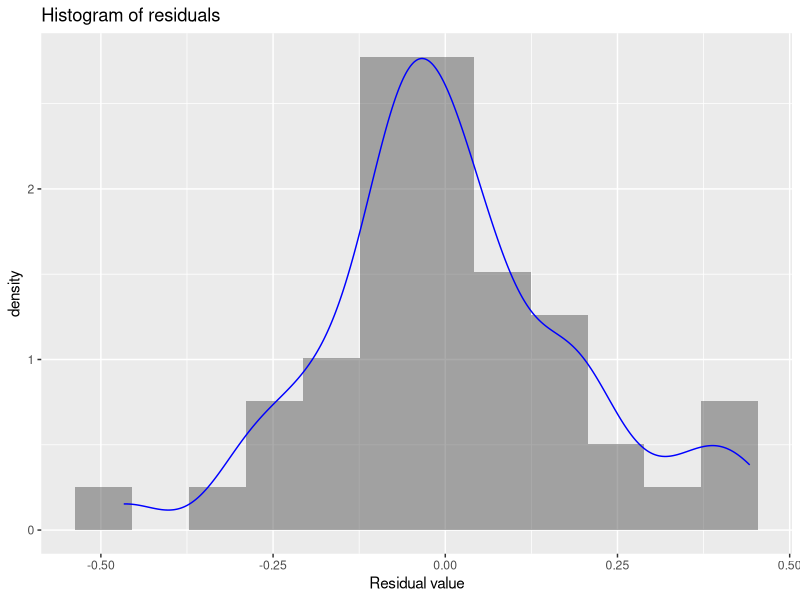
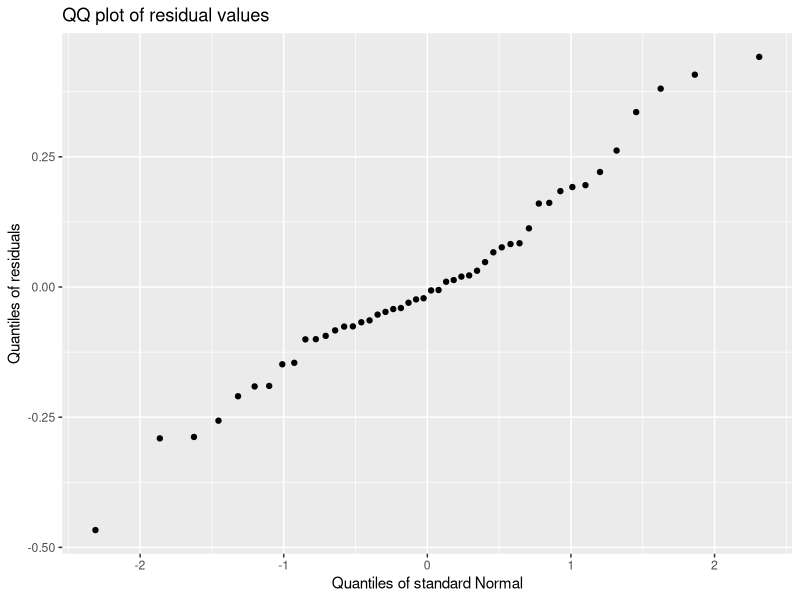
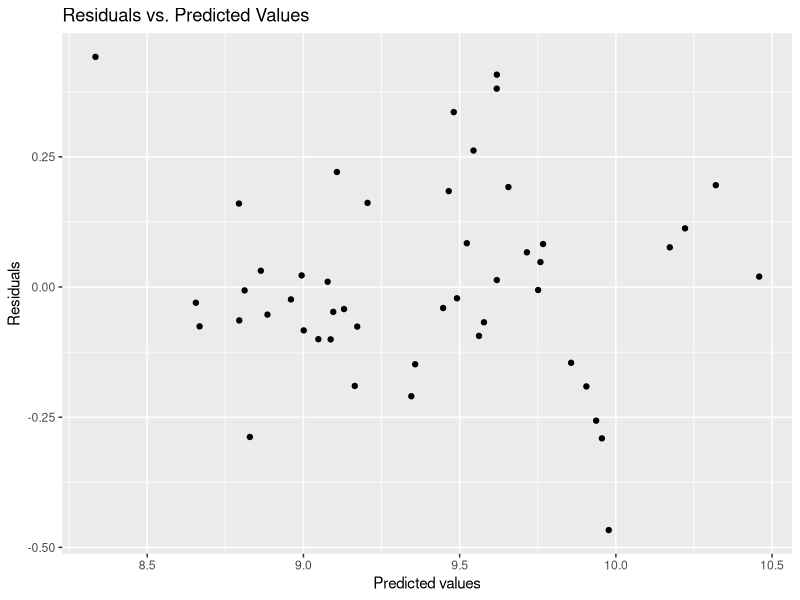
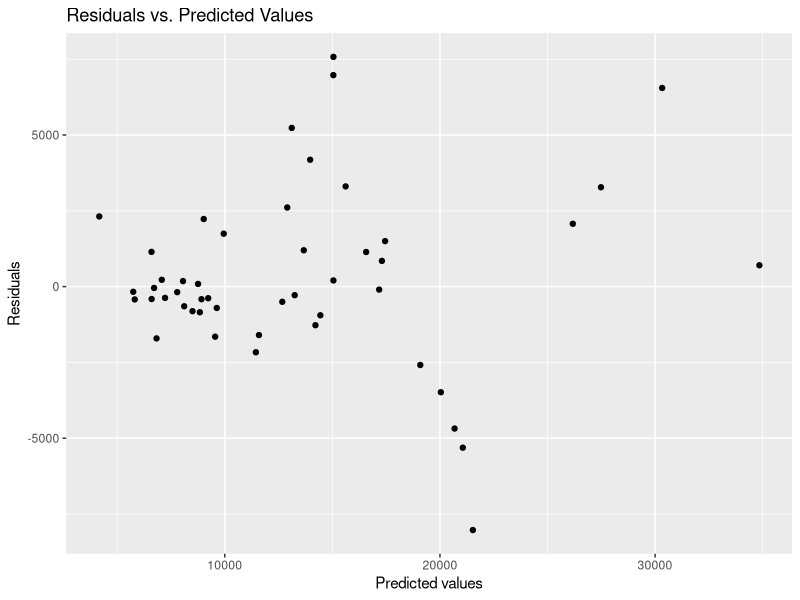

R code for these plots, in order:
# Processing start time
sink('applying_linear_regression_output.txt')
timeStart = Sys.time()

# ADMINISTRATIVE NOTES
# Note: To describe database at any point, use str(*name*)
# Note: To clear R workspace, use rm(list = ls())
# Note: Searching R help files - RSiteSearch("character string")
# Note: To clear console, use CTRL + L 

# INSTALLING SPECIAL PACKAGES
# if("<package_name>" %in% rownames(installed.packages()) == FALSE) 
# {install.packages("<package_name>")}# Added due to error
# library(<package_name>)
# ====================

# Applications of Regression
# Overview
# In this lab you will apply regression to some realistic data. 
# In this lab you will work with the automotive price dataset. 
# Your goal is to construct a linear regression model to predict the price of automobiles from their characteristics.
# 
# In this lab will learn to:
#         
# 1. Use categorical data with R machine learning models.
# 2. Apply transformations to features and labels to improve model performance.
# 3. Compare regression models to improve model performance.
# 
# Load the dataset
# As a first, step you will load the dataset into the notebook environment.
# 
# First, execute the code in the cell below to load the packages you will need to run the rest of this notebook.
# 
# Note: If you are running in Azure Notebooks, make sure that you run the code in the setup.ipynb notebook at the start of you session to ensure your environment is correctly configured.

## Import packages
library(ggplot2)
library(repr)
library(dplyr)

if("caret" %in% rownames(installed.packages()) == FALSE)
{install.packages("caret")}
library(caret)

options(repr.plot.width=4, repr.plot.height=4) # Set the initial plot area dimensions

# The code in the cell below loads the dataset which was prepared from the Data Preparation lab. 
# Execute this code and ensure that the expected columns are present.

auto_prices = read.csv('Auto_Prices_Preped.csv')
names(auto_prices)

# Notice that both the label, price and the logrithmically transformed versions are included.
# 
# As a next step, execute the code in the cell below to display and examine the first few rows of the dataset.

head(auto_prices)

# Notice that there are both numeric and categorical features.

# Split the dataset
# You must now create randomly sampled training and test data sets. 
# The createDataPartition function from the R caret package is used to create indices for the training data sample. 
# In this case 75% of the data will be used for training the model. 
# Since this data set is small only 48 cases will be included in the test dataset. 
# Execute this code and note the dimensions of the resulting data frame.
# 
# Note The createDataPartition function allows you to balance categorical cases, creating stratified sub-samples. 
# For example, choosing fuel.type as the stratification creates sub-samples with equal numbers of cars with each fuel type.

set.seed(1955)
## Randomly sample cases to create independent training and test data
partition = createDataPartition(auto_prices[,'fuel.type'], times = 1, p = 0.75, list = FALSE)
training = auto_prices[partition,] # Create the training sample
dim(training)
test = auto_prices[-partition,] # Create the test sample
dim(test)

# Scale numeric features
# Numeric features must be rescaled so they have a similar range of values. 
# Rescaling prevents features from having an undue influence on model training simply because then have a larger range of numeric variables.
# 
# The code in the cell below uses the preProcess function from the caret function. 
# The processing is as follows:
#         
# 1. The preprocessing model object is computed. 
# In this case the processing includes centering and scaling the numeric feature. Notice that this model is fit only to the training data.
# 2. The scaling is applied both the test and training partitions.
# 
# Execute the code.

num_cols = c('curb.weight', 'horsepower', 'city.mpg')
preProcValues <- preProcess(training[,num_cols], method = c("center", "scale"))

training[,num_cols] = predict(preProcValues, training[,num_cols])
test[,num_cols] = predict(preProcValues, test[,num_cols])
head(training[,num_cols])

# These three numeric features are now scaled.
# 
# Construct the linear regression model
# With data prepared and split into training and test subsets, you will now compute the linear regression model. 
# There are 28 features, so the model will require at least 28 coefficients. 
# The equation for such a multiple regression problem can be written as:
#         
#         𝑦̂ =𝑓(𝑥⃗ )=𝛽⃗ ⋅𝑥⃗ +𝑏=𝛽1𝑥1+𝛽2𝑥2+⋯+𝛽𝑛𝑥𝑛+𝑏
# 
# where;
# 𝑦̂  are the predicted values or scores,
# 𝑥⃗  is the vector of feature values with components {𝑥1,𝑥2,⋯,𝑥𝑛,
# 𝛽⃗  is vector of model coefficients with components {𝛽1,𝛽2,⋯,𝛽𝑛,
# 𝑏 is the intercept term, if there is one.
#                 
# You can think of the linear regression function 𝑓(𝑥⃗ ) as the dot product between the beta vector 𝛽⃗  and the feature vector 𝑥⃗ , plus the intercept term 𝑏.
#                 
# In R models are defined by an equation using the ∼ symbol to mean modeled by. In summary, the variable to be modeled is always on the left. The features are listed on the right. 
# This basic scheme can be written as shown here.
#         𝑙𝑎𝑏𝑒𝑙∼𝑓𝑒𝑎𝑡𝑢𝑟𝑒𝑠
# 
# Categorical and numerical features can be combined in the model formula. 
# Features not specified in the formula are ignored.
#                 
# The code in the cell below uses the R lm function to compute the model coefficients and create a model object. 
# Execute this code.
                
## define and fit the linear regression model
lin_mod = lm(log_price ~ curb.weight + horsepower + city.mpg + fuel.type + aspiration +
        body.style + drive.wheels + num.of.cylinders, data = training)

# The model has been fit to the training data. Execute the code in the cell below to examine the value of the intercept term and coefficients.
                
summary(lin_mod)$coefficients

# You can interpret these coefficients as follows:
#                         
# 1. The intercept is the mean of the (log) price with respect to the (scaled) features.
# 2. The coefficients numeric features are the change in the (log) price for a unit change in the (scaled) feature.
# 3. The coefficients of the categorical features are a bit harder to understand. R uses a technique known at the method of contrasts. 
#         The intercept is computed using one, arbitrarily chosen, category. 
#         The coefficients for other categories are the differences, or contrasts, with the intercept term for each category. 
#         This means that there are 𝑛−1 coefficients for each categorical feature with 𝑛 categories.
# 
# Now, answer Question 1 on the course page.
                
# Evaluate the model
# You will now use the test dataset to evaluate the performance of the regression model.
# As a first step, execute the code in the cell below to compute and display various performance metrics and examine the results. 
# Then, answer Question 2 on the course page.
                
print_metrics = function(lin_mod, df, score, label){
        resids = df[,label] - score
        resids2 = resids**2
        N = length(score)
        r2 = as.character(round(summary(lin_mod)$r.squared, 4))
        adj_r2 = as.character(round(summary(lin_mod)$adj.r.squared, 4))
        cat(paste('Mean Square Error      = ', as.character(round(sum(resids2)/N, 4)), '\n'))
        cat(paste('Root Mean Square Error = ', as.character(round(sqrt(sum(resids2)/N), 4)), '\n'))
        cat(paste('Mean Absolute Error    = ', as.character(round(sum(abs(resids))/N, 4)), '\n'))
        cat(paste('Median Absolute Error  = ', as.character(round(median(abs(resids)), 4)), '\n'))
        cat(paste('R^2                    = ', r2, '\n'))
        cat(paste('Adjusted R^2           = ', adj_r2, '\n'))
}
                
score = predict(lin_mod, newdata = test)
print_metrics(lin_mod, test, score, label = 'log_price')      
                
# At first glance, these metrics look promising. 
# The RMSE, MAE and median absolute error are all small and in a similar range. 
# However, notice that the 𝑅2 and 𝑅2𝑎𝑑𝑗 are somewhat differ
# ent. This model has a large number of parameters compared to the number of cases available. 
# This result indicates that the model may be over-fit and might not generalize well.
#                 
# To continue the evaluation of the model performance, execute the code in the cell below to display a histogram of the residuals.
              
hist_resids = function(df, score, label, bins = 10){
        options(repr.plot.width=4, repr.plot.height=3) # Set the initial plot area dimensions
        df$resids = df[,label] - score
        bw = (max(df$resids) - min(df$resids))/(bins + 1)
        ggplot(df, aes(resids)) + 
                geom_histogram(binwidth = bw, aes(y=..density..), alpha = 0.5) +
                geom_density(aes(y=..density..), color = 'blue') +
                xlab('Residual value') + ggtitle('Histogram of residuals')
}
hist_resids(test, score, label = 'log_price')   
# ggsave("residual_histogram.png") # Save histogram as png
# This histogram shows that the residuals are in a small range. 
# However, there is some noticeable skew in the distribution, including an outlier.
#                 
# Next, execute the code in the cell below to display the Q-Q Normal plot.
             
resids_qq = function(df, score, label){
        options(repr.plot.width=4, repr.plot.height=3.5) # Set the initial plot area dimensions
        df$resids = df[,label] - score
        ggplot() + 
                geom_qq(data = df, aes(sample = resids)) + 
                ylab('Quantiles of residuals') + xlab('Quantiles of standard Normal') +
                ggtitle('QQ plot of residual values')
}

resids_qq(test, score, label = 'log_price') 
# ggsave("qq_plot.jpg") # Save Q-Q plot

# As with the histogram, the Q-Q Normal plot indicates the residuals are close to Normally distributed, show some skew (deviation from the straight line). 
# This is particularly for large positive residuals.
#                 
# There is one more diagnostic plot. Execute the code in the cell below to display the plot of residuals vs. predicted values.
                
resid_plot = function(df, score, label){
        df$score = score
        df$resids = df[,label] - score
        ggplot(df, aes(score, resids)) + 
                geom_point() + 
                ggtitle('Residuals vs. Predicted Values') +
                xlab('Predicted values') + ylab('Residuals')
}

 resid_plot(test, score, label = 'log_price')
# ggsave("log_price_residual_plog.png") # Save log price residual plot
 
# This plot looks reasonable. The residual values appear to have a fairly constant dispersion as the predicted value changes. 
# A few large residuals are noticeable, particularly on the positive side.
#                 
# But, wait! This residual plot is for the log of the auto price. 
# What does the plot look like when transformed to real prices? Execute the code in the cell below to find out.
                
score_untransform = exp(score)
resid_plot(test, score_untransform, label = 'price')

# Notice that the untransformed residuals show a definite trend. 
# The dispersion of the residuals has a cone-like pattern increasing to the right. 
# The regression model seems to do a good job of predicting the price of low cost cars, 
# but becomes progressively worse as the price of the car increases.
                
# Summary
# In this lesson you have done the following in the process of constructing and evaluating a multiple linear regression model:
#                         
# 1. Transformed the label value to make it more symmetric and closer to a Normal distribution.
# 2. Aggregated categories of a categorical variable to improve the statistical representation.
# 3. Scaled the numeric features.
# 4. Fit the linear regression model using the lm function. A categorical feature with  𝑛  categories produces  𝑛−1  model coefficients.
# 5. Evaluated the performance of the model using both numeric and graphical methods.
# 
# It is clear from the outcome of the performance evaluation that this model needs to be improved. As it is, the model shows poor generalization for high cost autos.

# ====================
# Processing end time
timeEnd = Sys.time()

# Processing date and total processing time
cat(paste("","Processing end date and time",date(),"","",sep="\n"))
paste("Total processing time =",round(difftime(timeEnd,timeStart), digits=2),"seconds",sep=" ")


# Stop writing to an output file
sink()

################
